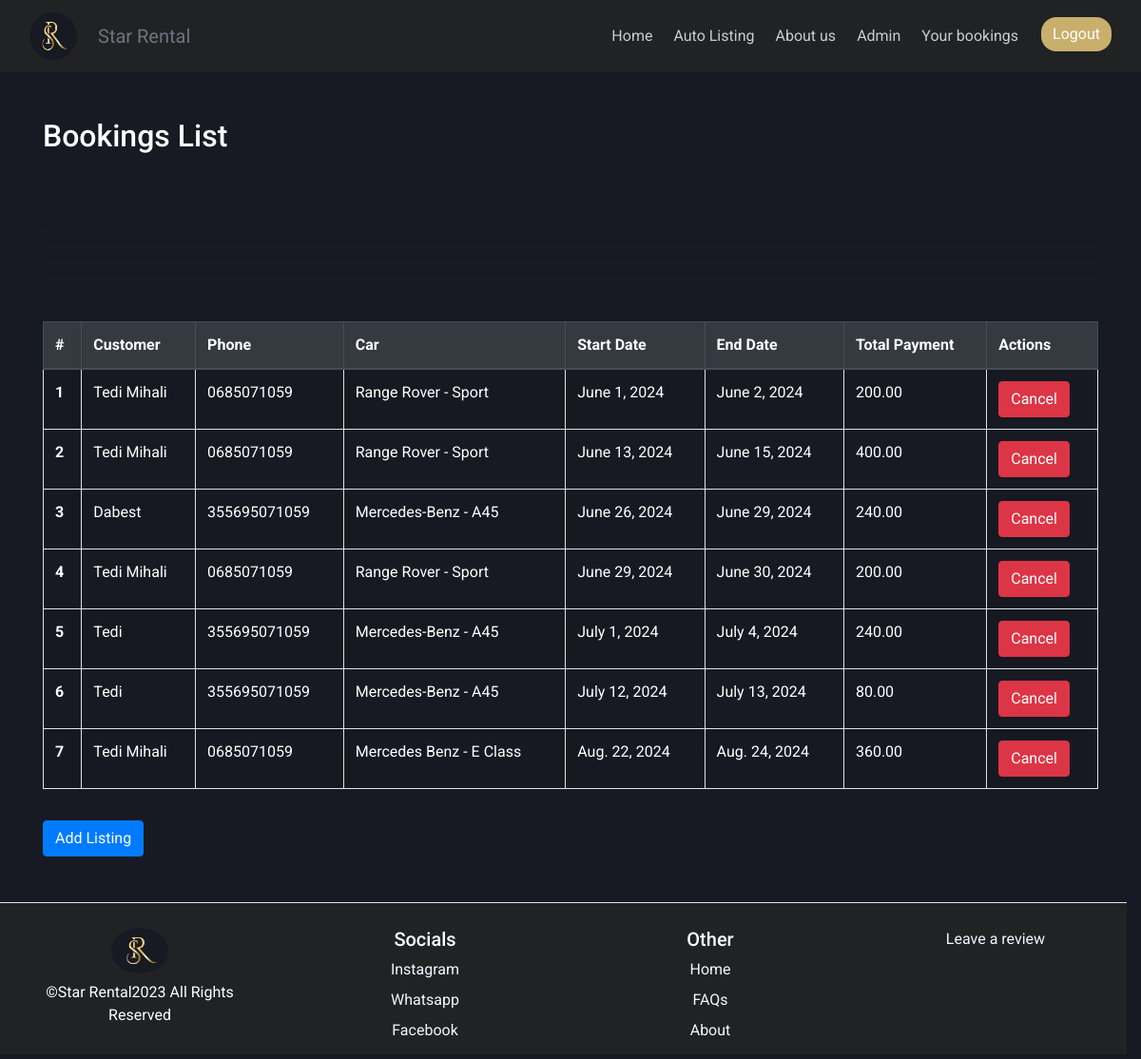
Page /staff/ (signed in) on the committed database.
### rental/models.py (models this page shows, shortened)
class Booking(models.Model):
    car = models.ForeignKey(Car, on_delete=models.DO_NOTHING)
    CUSTOMER = models.ForeignKey(Customer, on_delete=models.DO_NOTHING, null=True)
    name = models.CharField(max_length=30)
    phone_number=models.CharField(max_length=12, help_text="Please enter your phone number +2556912345678", null=True)
    start_date = models.DateField()
    end_date = models.DateField()
    total_payment = models.DecimalField(max_digits=10, decimal_places=2, null=True, blank=True)

class Car(models.Model):
    Gearbox1 = "Automatic"
    Gearbox2 = "Manual"
    GearboxChoices = [
        (Gearbox1, "Automatic"),
        (Gearbox2, "Manual")
    ]
    Fuel1 = "Petrol"
    Fuel2 = "Diesel"
    Fuel3 = "LPG"
    Fuel4 = "Electric"
    FuelChoices = [
        (Fuel1, "Petrol"),
        (Fuel2, "Diesel"),
        (Fuel3, "LPG"),
        (Fuel4, "Electric")
    ]
    brand = models.CharField(max_length=30, null=False)
    model = models.CharField(max_length=30, null=False)
    gearbox = models.CharField(max_length=20, choices=GearboxChoices, default="Manual")
    fuel = models.CharField(max_length=20, choices=FuelChoices, default="Diesel")
    production_year = models.PositiveIntegerField()
    color = models.CharField(max_length=30, null=False)
    daily_rate = models.DecimalField(max_digits=10, decimal_places=2, null=False)
    discounted_daily_rate = models.DecimalField(max_digits=10, decimal_places=2, null=True, blank=True)
    images = models.ManyToManyField("CarImage", related_name="car_images", blank=False)
    location = models.CharField(default="StarRental", max_length=50)
    available = models.BooleanField(default=True)
    def __str__(self):
        return f"{self.brand} - {self.model}"

class Customer(models.Model):
    user = models.ForeignKey(User, on_delete=models.CASCADE)
    name = models.CharField(max_length=30, null=False)
    email = models.EmailField(null=False)
    phone_number =models.CharField(max_length=12, help_text="Please enter your phone number +2556912345678", default="000000000000")
    staff_account = models.BooleanField(default="False")

### staff/views.py (the view)
# urls.py: path('', StaffView.as_view(), name="staff_view"),
@method_decorator(login_required, name="dispatch")
class StaffView(ListView):
    model = Booking
    template_name = "staff_view.html"
    context_object_name = "bookings_list"
    def get_queryset(self):
        bookings = Booking.objects.filter(
        Q(start_date__gt=datetime.now())
        )
        bookings = bookings.order_by('start_date')
        return bookings

### rental/context_processors.py (called while the page is built)
def staff_account(request):
    staff_account_value = False  # Default value
    if request.user.is_authenticated:
        try:
            customer_instance = Customer.objects.get(user=request.user)
            staff_account_value = customer_instance.staff_account
        except Customer.DoesNotExist:
            pass
    return {'staff_account': staff_account_value}

### staff/templates/staff_view.html (shortened to what this page needs)
{% extends "base.html" %}
{% load static %}
{% block links %}
<link rel="stylesheet" href="{% static 'css/bookings.css' %}">
{% endblock %}
{% block content %}
  <div class="container mt-5">
    <h2 class="mb-4">Bookings List</h2>
    <div class="table-responsive pb-5">
      <table class="table table-bordered table-striped">
        <thead class="thead-dark">
          <tr>
            <th scope="col">#</th>
            <th scope="col">Customer</th>
            <th scope="col">Phone</th>
            <th scope="col">Car</th>
            <th scope="col">Start Date</th>
            <th scope="col">End Date</th>
            <th scope="col">Total Payment</th>
            <th scope="col">Actions</th>
          </tr>
        </thead>
        <hr>
        <tbody>
          {% for booking in bookings_list %}
            <tr>
              <th scope="row">{{ forloop.counter }}</th>
            {% if booking.CUSTOMER != NULL %}
              <td>{{ booking.CUSTOMER.name }}</td>
              <td>{{ booking.CUSTOMER.phone_number}}</td>
            {% else %}
                <td>{{ booking.name }}</td>
                <td>{{ booking.phone_number }}</td>
            {% endif %}
                <td>{{ booking.car }}</td>
                <td>{{ booking.start_date }}</td>
                <td>{{ booking.end_date }}</td>
                <td>{{ booking.total_payment }}</td>
                <td>
                    <form method="post" action={% url "rental:cancel_booking" booking.id %}>
                    <button type="submit" class="btn btn-danger">Cancel</button>
                    </form>
                </td>
            </tr>
            <hr>
          {% endfor %}
        </tbody>
      </table>
      <hr>
      <a href={%url "staff:staff_add_listing" %} class="btn btn-primary">Add Listing</a>
    </div>
  </div>
{% endblock %}

### static/css/main.css (style rules this page uses)
body { background-color: #171A23; }

### static/css/base.css (style rules this page uses)
* { font-family: 'Roboto', sans-serif; }
body { display: flex; flex-direction: column; min-height: 100vh; width:100vw }

### static/css/aboutus.css (style rules this page uses)
body { background-color: #171A23; color: #ffffff; }

### static/css/bookings.css (style rules this page uses)
td, th { color: white; }

### rows in the picture
Booking: name "Tedi Mihali", phone_number "0685071059", car "Range Rover - Sport", start_date "June 1, 2024", end_date "June 2, 2024", total_payment "200.00"
Booking: name "Tedi Mihali", phone_number "0685071059", car "Range Rover - Sport", start_date "June 13, 2024", end_date "June 15, 2024", total_payment "400.00"
Booking: CUSTOMER.name "Dabest", CUSTOMER.phone_number "355695071059", car "Mercedes-Benz - A45", start_date "June 26, 2024", end_date "June 29, 2024", total_payment "240.00"
Booking: name "Tedi Mihali", phone_number "0685071059", car "Range Rover - Sport", start_date "June 29, 2024", end_date "June 30, 2024", total_payment "200.00"
Booking: CUSTOMER.name "Tedi", CUSTOMER.phone_number "355695071059", car "Mercedes-Benz - A45", start_date "July 1, 2024", end_date "July 4, 2024", total_payment "240.00"
Booking: CUSTOMER.name "Tedi", CUSTOMER.phone_number "355695071059", car "Mercedes-Benz - A45", start_date "July 12, 2024", end_date "July 13, 2024", total_payment "80.00"
Booking: name "Tedi Mihali", phone_number "0685071059", car "Mercedes Benz - E Class", start_date "Aug. 22, 2024", end_date "Aug. 24, 2024", total_payment "360.00"
